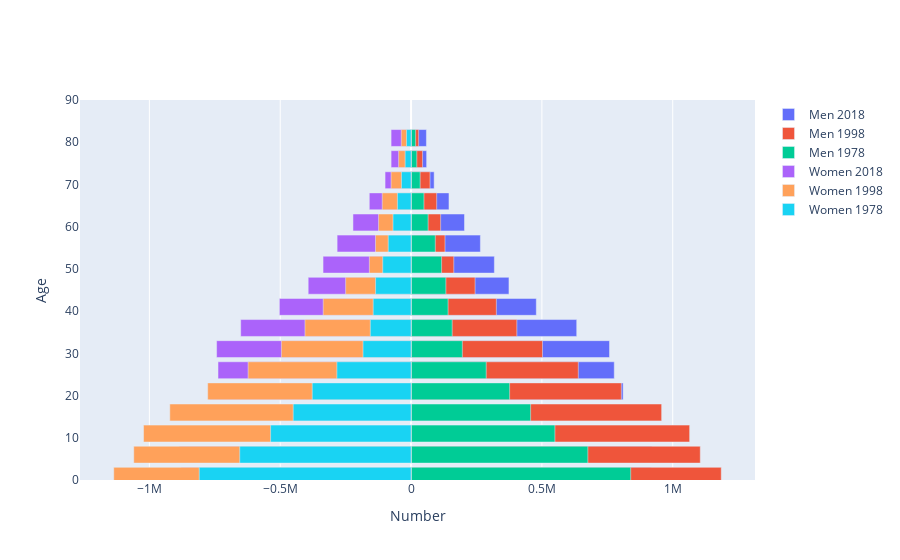

Notebook cell for this chart:
### Markdown cell above
### [C] - Animated Population Pyramid
The code below creates an animated population pyramid that illustrates the changes in population structure by age range and gender, over the years 1978 to 2018. This addresses Deliverable [#C]: Animated Population Pyramids.

### Code cell
# Count down by increments of 20 years
years = range(2018,1960,-20)

bins = [go.Bar(x = df.loc[str(year),:].filter(regex="Male").values,
               y = [int(s[:2])+1 for s in age_ranges],
               orientation='h',
               name='Men {:d}'.format(year),
               hoverinfo='skip'
              )
        for year in years]
          
bins += [go.Bar(x = -df.loc[str(year),:].filter(regex="Female").values,
                y=[int(s[:2])+1 for s in age_ranges],
                orientation='h',
                name='Women {:d}'.format(year),
                hoverinfo='skip',
               )
         for year in years]

py.iplot(dict(data=bins, layout=layout))

### Figure 1 — Plotly figure (JSON) as saved in the notebook; plotly's stock layout.template omitted (floating-point values rounded to 4 significant figures)
{"data": [{"hoverinfo": "skip", "name": "Men 2018", "orientation": "h", "type": "bar", "x": [917756, 920897, 877456, 817774, 810441, 776533, 758448, 633067, 478697, 374132, 318360, 264940, 204174, 144895, 88235, 59539, 58669], "y": [1, 6, 11, 16, 21, 26, 31, 36, 41, 46, 51, 56, 61, 66, 71, 76, 81]}, {"hoverinfo": "skip", "name": "Men 1998", "orientation": "h", "type": "bar", "x": [1185406, 1105249, 1064625, 957625, 803627, 639119, 502332, 404260, 326005, 244652, 163269, 129687, 113047, 97882, 72438, 43884, 28953], "y": [1, 6, 11, 16, 21, 26, 31, 36, 41, 46, 51, 56, 61, 66, 71, 76, 81]}, {"hoverinfo": "skip", "name": "Men 1978", "orientation": "h", "type": "bar", "x": [839371, 675586, 549748, 456858, 376642, 287216, 195982, 157189, 141417, 133016, 116639, 92611, 65152, 49205, 34783, 21878, 17319], "y": [1, 6, 11, 16, 21, 26, 31, 36, 41, 46, 51, 56, 61, 66, 71, 76, 81]}, {"hoverinfo": "skip", "name": "Women 2018", "orientation": "h", "type": "bar", "x": [-878973, -886257, -843057, -781336, -770275, -737783, -743139, -651060, -503364, -393147, -336356, -282593, -221983, -159627, -99388, -76344, -76367], "y": [1, 6, 11, 16, 21, 26, 31, 36, 41, 46, 51, 56, 61, 66, 71, 76, 81]}, {"hoverinfo": "skip", "name": "Women 1998", "orientation": "h", "type": "bar", "x": [-1136208, -1059719, -1022366, -921994, -777194, -622703, -495494, -405416, -335735, -249964, -159380, -135855, -124261, -110091, -76258, -47586, -37304], "y": [1, 6, 11, 16, 21, 26, 31, 36, 41, 46, 51, 56, 61, 66, 71, 76, 81]}, {"hoverinfo": "skip", "name": "Women 1978", "orientation": "h", "type": "bar", "x": [-809440, -654778, -536872, -450377, -377670, -283512, -183616, -155705, -144684, -135711, -108315, -87244, -69040, -52081, -36715, -22603, -17446], "y": [1, 6, 11, 16, 21, 26, 31, 36, 41, 46, 51, 56, 61, 66, 71, 76, 81]}], "layout": {"barmode": "overlay", "xaxis": {"title": {"text": "Number"}}, "yaxis": {"range": [0, 90], "title": {"text": "Age"}}}}
